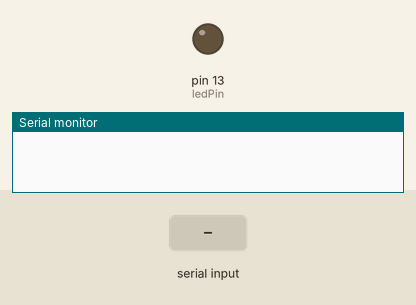
This sketch was run on a simulated Arduino Uno, built with avr-gcc and run on an emulated ATmega328P. Shown: output pins drawn as LEDs (lit = HIGH), the last lines printed to the serial monitor. Dashed ring = blinking. The inputs (shaded band) are chosen by the test bench. Random numbers use the default seed unless the sketch sets one.

Above: at 1.2 s.
1.3 s: "90,45\n" received over Serial
At 2.0 s:
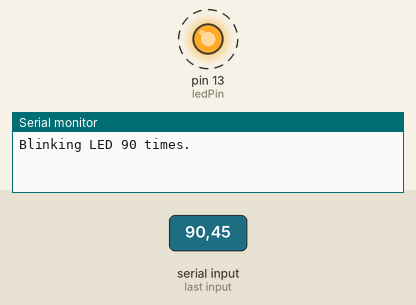
Timing chart, 0 to 10.3 s (numbered marks = the images above; inputs shaded):
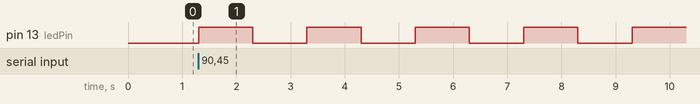

Measured:
- after the input at 1.3 s, pin 13 (ledPin): alternates HIGH for 1.0 s and LOW for 1.0 s, starting at once

The sketch:

task12.py.ino
```cpp
const int ledPin = 13; // Built-in LED pin
int blinkCount = 0;

void setup() {
    pinMode(ledPin, OUTPUT);
    Serial.begin(9600); // Start serial communication at 9600 baud
    while (!Serial) {
        // Wait for serial port to connect
    }
}

void loop() {
    if (Serial.available() > 0) {
        blinkCount = Serial.parseInt(); // Read the integer sent from Python
        if (blinkCount > 0) {
            Serial.println("Blinking LED " + String(blinkCount) + " times.");
            for (int i = 0; i < blinkCount; i++) {
                digitalWrite(ledPin, HIGH);
                delay(1000); // 1-second ON
                digitalWrite(ledPin, LOW);
                delay(1000); // 1-second OFF
            }

            int randomDelay = random(1, 5); // Generate a random number (1-4)
            Serial.println(randomDelay);
        }
    }
}
```
